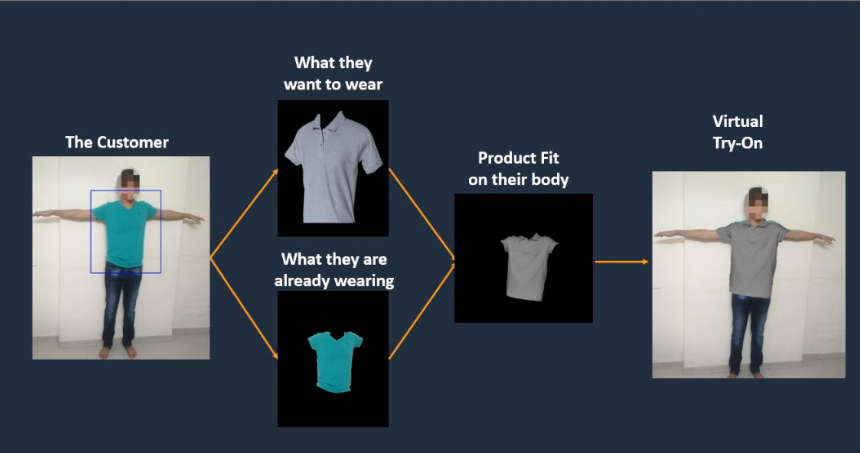
#> input picture Virtual.png, 860 x 453 px
$ jupyter execute --allow-errors front_Size_Calculation.ipynb
#> lines starting #> are read from the running program, lines starting #| are printed output that depends on the picture; after the words box and inside, x2 and y2 are one past the last pixel; in counts of white or black regions, pixels touching at a corner belong together
[cell 1]
#Importing the necessary libraries
import cv2
import math
import sys
import numpy as np
import matplotlib.pyplot as plt

[cell 2]
# Using opencv contour function to plot the contours of user image
print("Enter user height")
height=input()
print("Enter image path")
img_path=input()
#> the answer given: ../Virtual.png
img = cv2.imread(img_path)
#> img is the input picture: shape (453, 860, 3); mean B, G, R 82.8, 73.2, 64
gray = cv2.cvtColor(img, cv2.COLOR_BGR2GRAY)
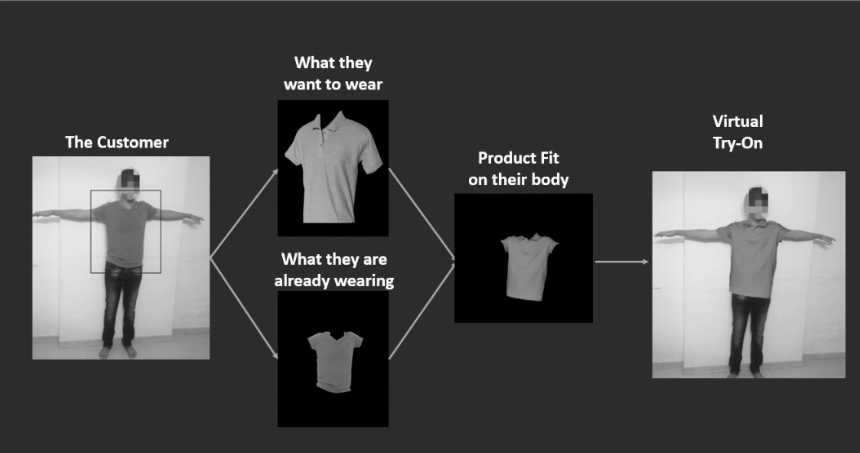
#> gray: shape (453, 860); min 0, max 255, mean 71.6
flag, thresh = cv2.threshold(gray, 120, 255, cv2.THRESH_BINARY)
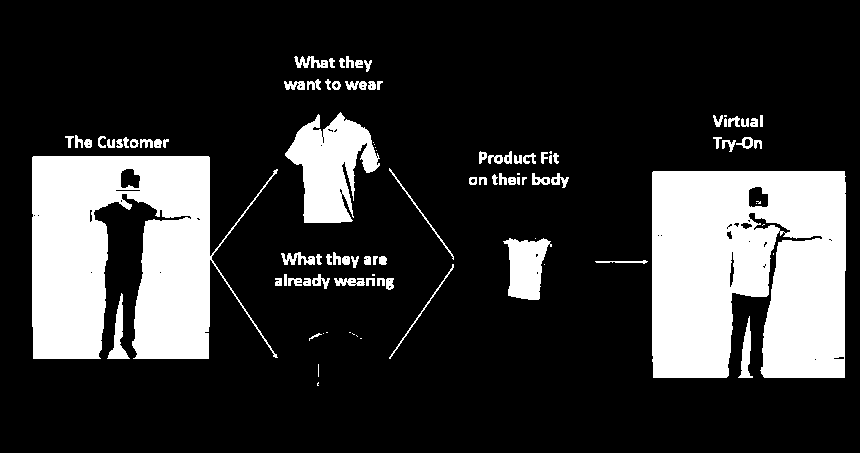
#> thresh: shape (453, 860); 20.7% white; 101 white regions (22 under 20 px)

# Find contours
contours, hierarchy = cv2.findContours(thresh, cv2.RETR_TREE, cv2.CHAIN_APPROX_SIMPLE)
#> contours = 174 contours, 90 with area under 20; largest, box (x1, y1, x2, y2) and area: (652, 171, 846, 378) 36264, (32, 156, 278, 359) 29888, (285, 112, 380, 223) 5780, (503, 238, 552, 300) 1891, (107, 293, 130, 359) 446
contours = sorted(contours, key=cv2.contourArea, reverse=True)

# Select long perimeters onl"y"
perimeters = [cv2.arcLength(contours[i],True) for i in range(len(contours))]
#> perimeters = 174 values, max 1755 at index 1, min 0 at index 162, mean 51.7
listindex = [i for i in range(15) if perimeters[i] > perimeters[0]/2]
#> listindex = [0, 1, 2]
numcards = len(listindex)
#> numcards = 3

card_number = -1 #just so happened that this is the worst case
stencil = np.zeros(img.shape).astype(img.dtype)
cv2.drawContours(stencil, [contours[listindex[card_number]]], 0, (255, 255, 255), cv2.FILLED)
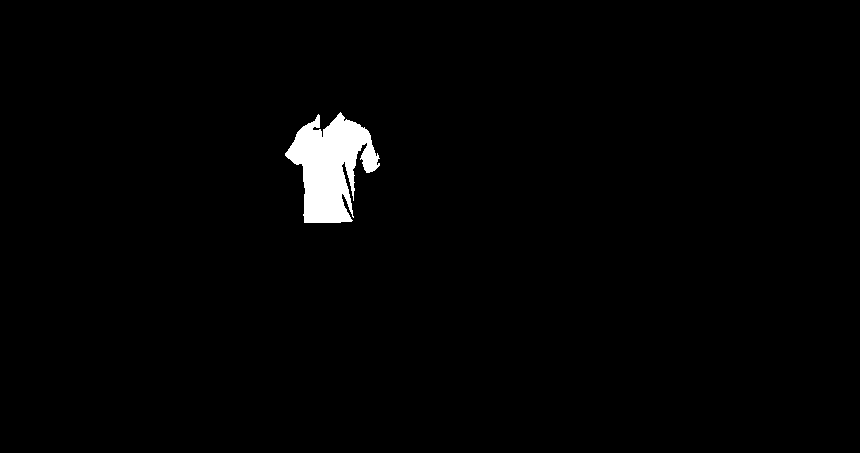
#> stencil: shape (453, 860, 3); 1.6% white; 1 white region, box (x1, y1, x2, y2) and area: (285, 112, 380, 223) 6065
res = cv2.bitwise_and(img, stencil)
cnt = cv2.Canny(res, 100, 200)
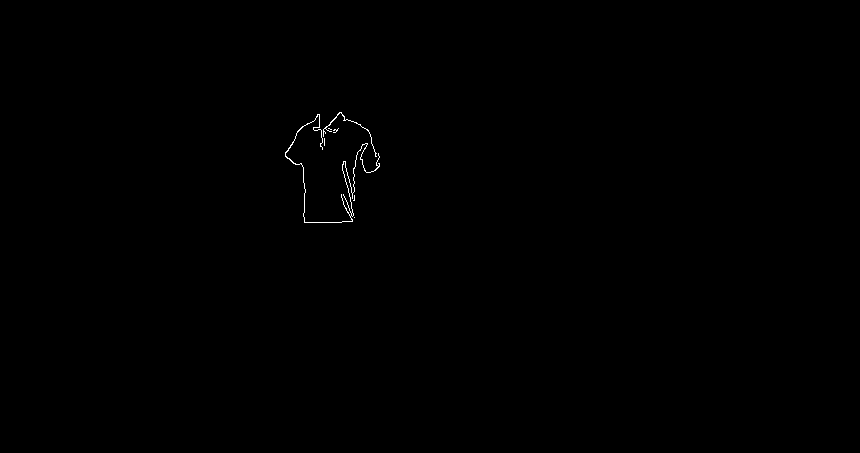
#> cnt: shape (453, 860); 0.17% white in thin lines or dots, all inside (x1, y1, x2, y2) = (285, 112, 380, 223)

plt.figure(figsize=[10,10])
plt.imshow(cnt)

[cell 3]
# The body points calculated by our model
# replace them with the points calculate for you image from front size estimation
points=[(261, 22), (261, 90), (216, 113), (159, 170), (204, 216), (306, 113), (352, 170), (306, 216), (227, 261), (227, 363), (216, 454), (284, 261), (284, 363), (295, 454), (261, 193)]

[cell 4]
# Plotting the points obtained from openpose on to contour diagram
for i in range(len(points)-1):
	cv2.circle(cnt, (int(points[i][0]),int(points[i][1])),3,(255,255,255),-1)
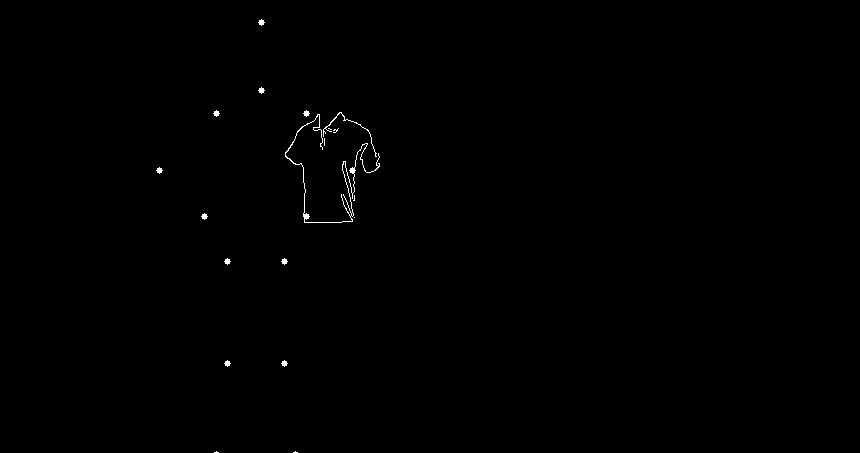
#> cnt: shape (453, 860); 0.26% white in thin lines or dots, all inside (x1, y1, x2, y2) = (156, 19, 380, 453)
plt.figure(figsize=[10,10])
imgplot = plt.imshow(cnt)
plt.show()

[cell 5]
# Understanding the symmetry of human body

for i in range(len(points)-1):
  cv2.line(cnt, (0,points[i][1]), (800,points[i][1]), (255, 255, 255),1)
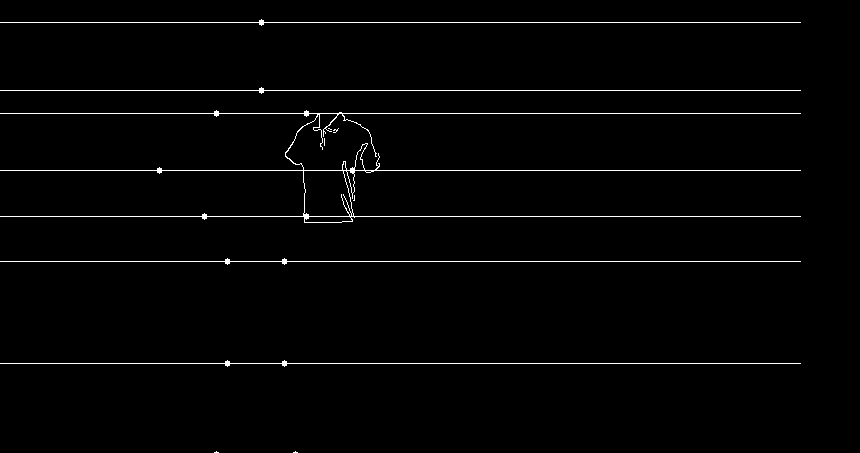
#> cnt: shape (453, 860); 1.7% white in thin lines or dots, all inside (x1, y1, x2, y2) = (0, 19, 801, 453)
  # cv2.line(canny, (points[i][0],0), (points[i][0],1600), (255, 255, 255),1)
plt.figure(figsize=[10,10])
imgplot = plt.imshow(cnt)
plt.show()

[cell 6]
for i in range(len(points)-1):
  cv2.line(cnt, (points[i][0],0), (points[i][0],1600), (255, 255, 255),1)
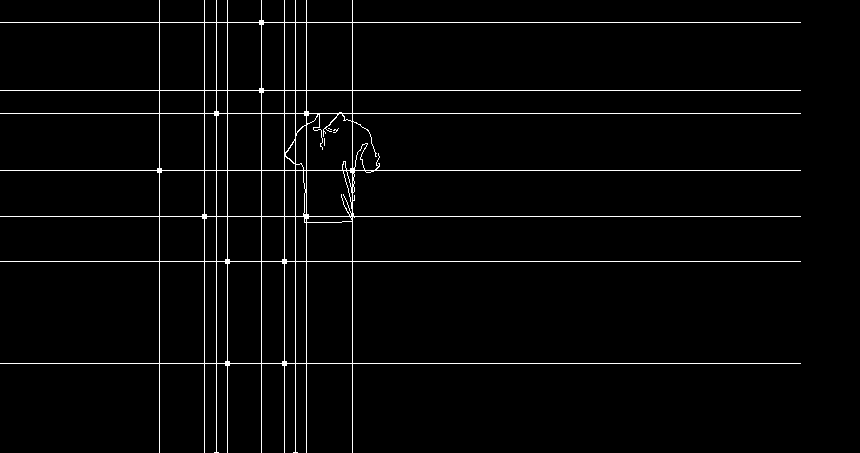
#> cnt: shape (453, 860); 2.7% white in thin lines or dots
plt.figure(figsize=[10,10])
imgplot = plt.imshow(cnt)
plt.show()

#> (a cell that did not finish here is left out)

###Calculating shoulder to shoulder length

[cell 8]
# Getting the left shoulder accurate point
ref = points[2]
leftshoulder = []
curr_shoulder=1000
for c in contours:
    for i in c:
        if (i[0][1] <= ref[1]+5 and i[0][1] >= ref[1]-5 and i[0][0]-ref[0]<curr_shoulder):
            curr_shoulder=i[0][0]-ref[0]
            leftshoulder.append(i)
#> after the loop, curr_shoulder = 100; leftshoulder = [[[340, 112]], [[337, 115]], [[319, 115]], [[318, 114]], [[317, 115]], [[316, 117]]]

measurement = 800
ansl = []
for i in leftshoulder:
    if ref[0] - i[0][0]<-3:
        continue
    if ref[0]-i[0][0] < measurement:
        measurement = ref[0]-i[0][0]
        ansl = i
#> this loop made 6 passes
#> after the loop, ansl = []; measurement = 800
if len(ansl) == 0:
    ansl=[ref]

[cell 9]
# Getting the right shoulder accurate point

ref = points[5]
rightshoulder = []
curr_shoulder=1000
for c in contours:
    for i in c:
        if (i[0][1] < ref[1]+5 and i[0][1] > ref[1]-5 and ref[0]-i[0][0]<curr_shoulder):
            curr_shoulder=ref[0]-i[0][0]
            rightshoulder.append(i)
#> after the loop, curr_shoulder = -456; rightshoulder = [[[340, 112]], [[344, 117]], [[736, 116]], [[737, 117]], [[760, 115]], [[762, 115]]]
measurement = 800
ansr = []
for i in rightshoulder:
    if i[0][0] - ref[0]<-3:
        continue
    elif i[0][0] - ref[0] < measurement:
        measurement = i[0][0] - ref[0]
        ansr = i
#> this loop made 6 passes
#> (measurement, ansr) on pass 1: (34, [[340, 112]])
#> after the loop, measurement = 34
if len(ansr) == 0:
    ansr = [ref]

#> (a cell that did not finish here is left out)

###Calculating hip length

[cell 11]
ref=points[8]
lefthip=[]
for c in contours:
    for i in c:
        if i[0][1]==ref[1]+1:
            lefthip.append(i)
        if i[0][1]==ref[1]+0:
            lefthip.append(i)
        elif i[0][1]==ref[1]-1:
            lefthip.append(i)
#> after the loop, lefthip = 60 items, first 6: [[105, 261]], [[141, 260]], [[141, 262]], [[209, 260]], [[212, 261]], [[212, 262]]

curr_hip=800
lefthippoint=[]
for i in lefthip:
    if ref[0]-i[0][0]<0:
        continue
    elif ref[0]-i[0][0]<curr_hip:
        curr_hip=ref[0]-i[0][0]
        lefthippoint=i
#> this loop made 60 passes
#> (curr_hip, lefthippoint) on passes 1, 2, 4, 5, 7: (122, [[105, 261]]), (86, [[141, 260]]), (18, [[209, 260]]), (15, [[212, 261]]), (14, [[213, 262]])
#> i on passes 3, 6, 8, 9, 10, 11: [[141, 262]], [[212, 262]], [[213, 261]], [[510, 260]], [[541, 261]], [[286, 260]]
#> after the loop, curr_hip = 14

[cell 12]
ref=points[11]
righthip=[]
for c in contours:
    for i in c:
        if i[0][1]==ref[1]+1:
            righthip.append(i)
        if i[0][1]==ref[1]+0:
            righthip.append(i)
        elif i[0][1]==ref[1]-1:
            righthip.append(i)
#> after the loop, righthip has the same summary as lefthip

curr_hip=1000
righthippoint=[]

for i in righthip:
    if i[0][0]-ref[0]<0:

        continue
    if i[0][0]-ref[0]<curr_hip:
        curr_hip=i[0][0]-ref[0]
        righthippoint=i
#> this loop made 60 passes
#> (curr_hip, righthippoint) on passes 9, 11, 13: (226, [[510, 260]]), (2, [[286, 260]]), (0, [[284, 262]])
#> after the loop, curr_hip = 0

#> (a cell that did not finish here is left out)

[cell 14]
#calculating center point
ref=points[0]
center=[]
for c in contours:
    for i in c:
        if i[0][0]==ref[0]+1:
            center.append(i)
        if i[0][0]==ref[0]:
            center.append(i)
        elif i[0][0]==ref[0]-1:
            center.append(i)
#> after the loop, center = [[[260, 333]], [[260, 334]], [[262, 336]], [[262, 337]], [[261, 334]], [[261, 333]], [[260, 332]], [[260, 331]], [[261, 191]], [[261, 190]], [[260, 190]], [[260, 191]]]

curr_center=0
centerpoint=[]
for i in center:
    if i[0][1]-ref[1]<0:
        continue
    if i[0][1]-ref[1]>curr_hip:
            curr_hip=i[0][1]-ref[1]
            centerpoint=i
#> this loop made 12 passes
#> (curr_hip, centerpoint) on passes 1 to 4: (311, [[260, 333]]), (312, [[260, 334]]), (314, [[262, 336]]), (315, [[262, 337]])
#> after the loop, curr_hip = 315
print("centerpoint",centerpoint)
#| centerpoint [[262 337]]

[cell 15]
#calculating rise
rise=centerpoint[0][1]-righthippoint[0][1]
#> rise = 75
print("Rise:",rise)
#| Rise: 75

###Calculating the inner and outer seam

[cell 16]
# Calculating the innerseam
# Formula: innerseam = innerankle - centerpoint
ref=points[13]
innerankle=[]
for c in contours:
    for i in c:
        if i[0][1]==ref[1]+1:
            innerankle.append(i)
        if i[0][1]==ref[1]:
            innerankle.append(i)
        elif i[0][1]==ref[1]-1:
            innerankle.append(i)
#> after the loop, innerankle = []

curr_innerankle=8000
inneranklepoint=[]
for i in innerankle:
    if ref[0]-i[0][0]<0:
        continue
    if ref[0]-i[0][0]<curr_innerankle:
            curr_innerankle=ref[0]-i[0][0]
            inneranklepoint=i
#> this loop made 0 passes
#> after the loop, curr_innerankle = 8000; inneranklepoint = []
#> (the rest of this cell did not finish here and is left out)

[cell 17]
# Calculating the outerseam
# Formula: outerseam = outeranle - hipextreme
ref=points[13]
outerankle=[]
for c in contours:
    for i in c:
        if i[0][1]==ref[1]+1:
            outerankle.append(i)
        if i[0][1]==ref[1]:
            outerankle.append(i)
        elif i[0][1]==ref[1]-1:
            outerankle.append(i)
#> after the loop, outerankle = []

curr_outerankle=8000
outerankleepoint=[]
for i in outerankle:
    if ref[0]-i[0][0]>0:
        continue
    if i[0][0]-ref[0]<curr_outerankle:
            curr_outerankle=i[0][0]-ref[0]
            outeranklepoint=i
#> after the loop, curr_outerankle = 8000
#> (the rest of this cell did not finish here and is left out)

###Calculating thigh measurements

[cell 18]
# Calculating thigh measurements
# This is doneby processing the side image

curr_thigh=0
for c in contours:
    for i in c:
        if(i[0][1] < centerpoint[0][1]+4 and i[0][1] > centerpoint[0][1]-4 and centerpoint[0][0] - i[0][0] > curr_thigh):
            curr_thigh = centerpoint[0][0]-i[0][0]
            thighpoint = i
#> after the loop, curr_thigh = 162; thighpoint = [[100, 340]]
#> (the rest of this cell did not finish here and is left out)

###Calculating the sleevs and bust size

#> (a cell that did not finish here is left out)

[cell 20]
# Calculating the bust size
ref = points[2]
leftarmpit = []
curr_armpit = 1000000
horizontallimit = max(points[7][1],points[4][1])
for c in contours:
    for i in c:
        if(i[0][0] == ref[0] and i[0][1] > ref[1] and i[0][1] < horizontallimit and i[0][1]-ref[1] < curr_armpit):
            leftarmpit = i
#> (the rest of this cell did not finish here and is left out)

###Calculating the waist size

[cell 21]
# Waist size calculation

ref = min(points[7][1], points[4][1])
current_waist = 1000000
waistpoint=[]
for c in contours:
    for i in c:
        if(i[0][1] == ref or i[0][1] == ref-1 or i[0][1] == ref-2 and i[0][0]-points[0][0] < current_waist and i[0][0] > points[11][0]):
            current_waist = i[0][0]-points[0][0]
            waistpoint = i
#> after the loop, current_waist = -227; waistpoint = [[34, 216]]
#> (the rest of this cell did not finish here and is left out)
